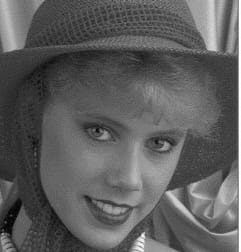
#> input picture 2020BTEIT00068/original.jpg, 241 x 252 px
$ jupyter execute --allow-errors VQ.ipynb   (shell and % lines are left out)
#> lines starting #> are read from the running program, lines starting #| are printed output that depends on the picture
[cell 1]
import cv2
import matplotlib.pyplot as plt


print('Vector Quantization')
print('--------------------------------')

file=input("Enter file name: ")
#> the answer given: original.jpg

img = cv2.imread(file, cv2.IMREAD_GRAYSCALE)
#> img is the input picture: shape (252, 241); min 0, max 255, mean 93.3
img = cv2.resize(img, (128, 128))
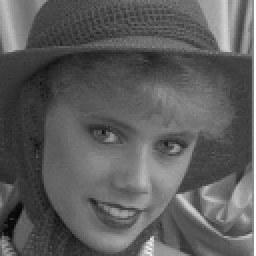
#> img: shape (128, 128) (shown 2 times larger); min 3, max 255, mean 93.1
print(img.shape)
#| (128, 128)
plt.imshow(img, cmap='gray')
cv2.imwrite('rose.jpg',img)
#> Out = True
